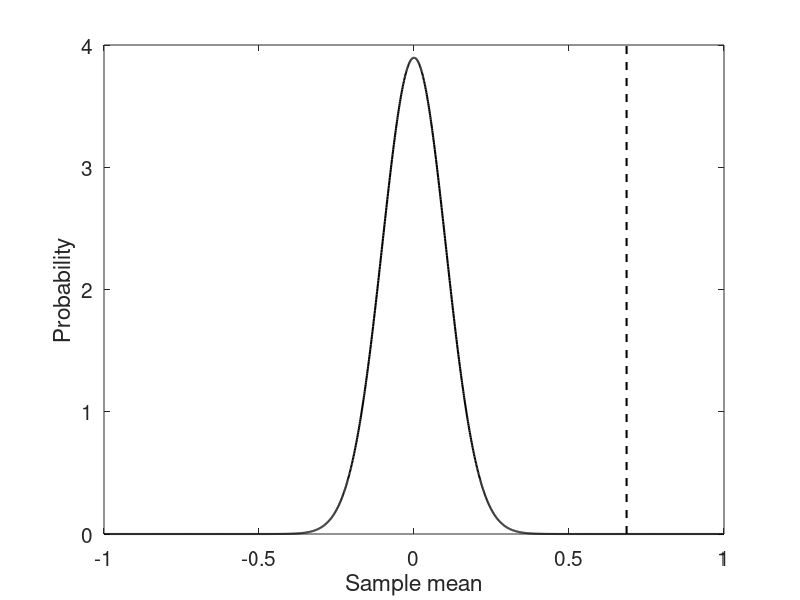
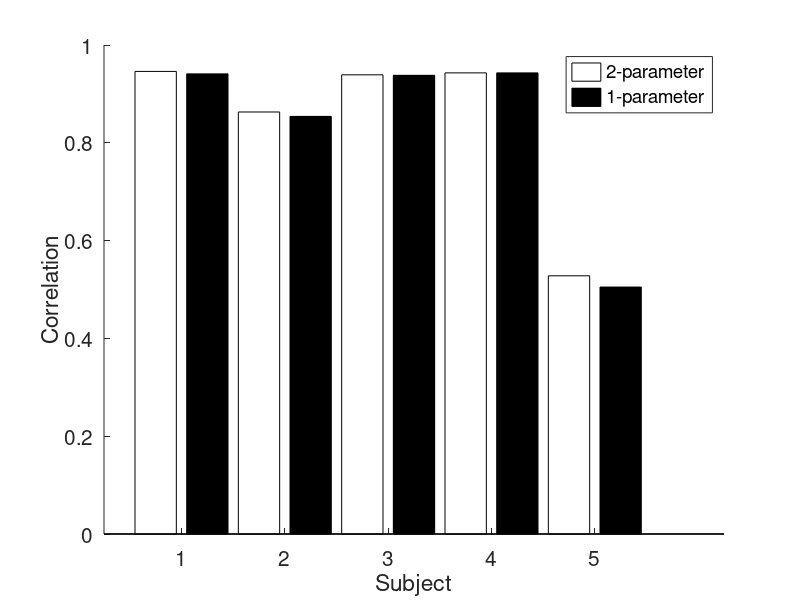
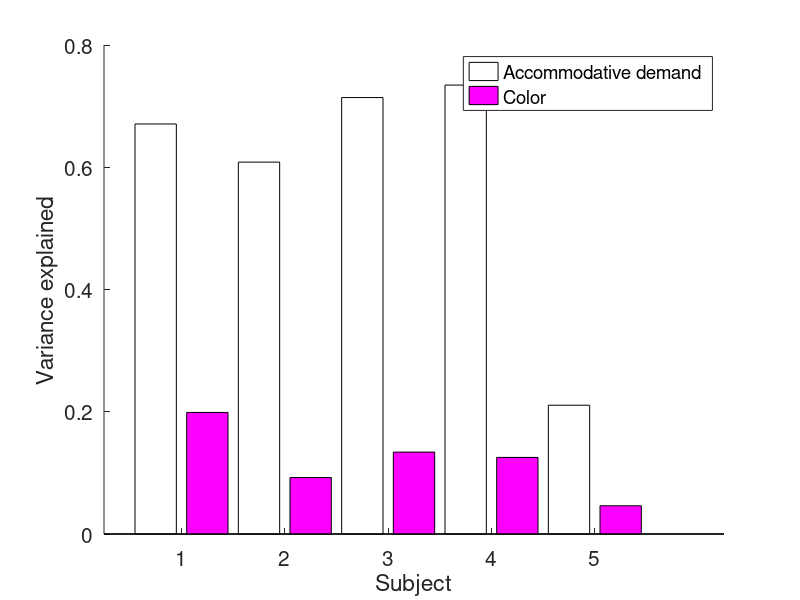
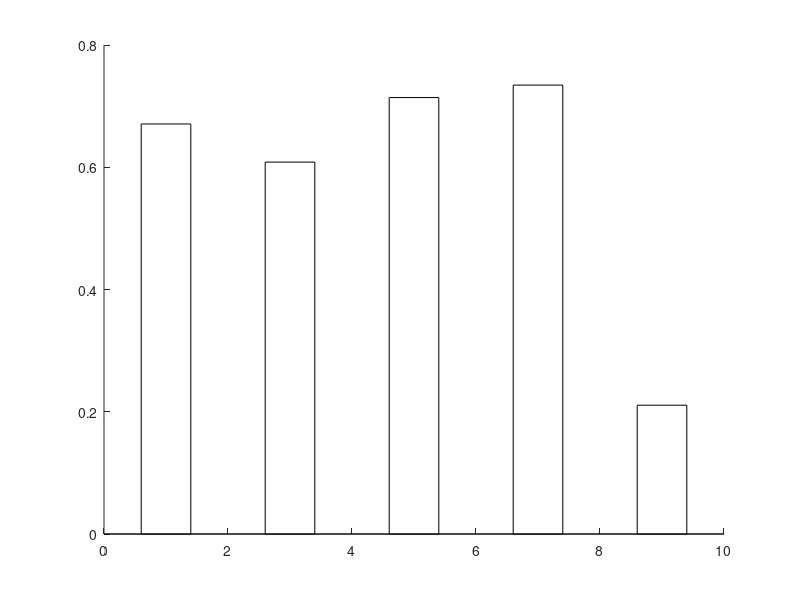

Here is the MATLAB script that generated these plots, in order: (Note: this script raises an error after producing the figures.)
%% ACTUAL POWER ANALYSIS

weightsR = [0.7125 0.1385 0.2997 0.2011 0.2584 0.2179 0.2376 0.2932];
weightsB = [-0.5044 -0.2884 -0.6663 -0.1809 -0.3804 -0.1181 -0.4334 -0.5439];
addVarExplClr = weightsR-weightsB;

%% JUST CHECKING EXPRESSION FOR STD ERROR OF THE MEAN

for i = 1:10000
    smpAddVar = randsample(addVarExplClr,8,true);
    muSmpAddVar(i) = mean(smpAddVar);
end

xSupport = -1:0.001:1;
pMu = normpdf(xSupport,0,std(muSmpAddVar));

figure;
plot(xSupport,pMu,'k','LineWidth',1.5); hold on;
plot(mean(muSmpAddVar).*[1 1],ylim,'k--','LineWidth',1.5);
set(gca,'FontSize',15);
xlabel('Sample mean'); ylabel('Probability');

%% COMPARE TWO-PARAMETER VS ONE-PARAMETER COLOR MODELS

twoParamR2 = [0.946 0.863 0.939 0.943 0.528];

oneParamR2 = [0.941 0.854 0.938 0.943 0.505];

figure;
hold on;
bar([1 3 5 7 9],twoParamR2,0.4,'FaceColor','w');
bar([2 4 6 8 10],oneParamR2,0.4,'FaceColor','k');
set(gca,'FontSize',15);
xlabel('Subject'); ylabel('Correlation');
set(gca,'XTick',[1.5 3.5 5.5 7.5 9.5]);
set(gca,'XTickLabel',{'1' '2' '3' '4' '5'});
legend({'2-parameter' '1-parameter'});

%%

varColor = [0.1989 0.0924 0.1340 0.1253 0.0462];

varAccStim = [0.6708 0.6084 0.7140 0.7344 0.2107];

figure;
hold on;
bar([1 3 5 7 9],varAccStim,0.4,'FaceColor','w');
bar([2 4 6 8 10],varColor,0.4,'FaceColor','m');
set(gca,'FontSize',15);
xlabel('Subject'); ylabel('Variance explained');
set(gca,'XTick',[1.5 3.5 5.5 7.5 9.5]);
set(gca,'XTickLabel',{'1' '2' '3' '4' '5'});
legend({'Accommodative demand' 'Color'});

%%

varColor = [0.1989 0.0924 0.1340 0.1253 0.0462];

varAccStim = [0.6708 0.6084 0.7140 0.7344 0.2107];

figure;
hold on;
bar([1 3 5 7 9],varAccStim,0.4,'FaceColor','w');
bar([2 4 6 8 10],addVarExplClr,0.4,'FaceColor','m');
set(gca,'FontSize',15);
xlabel('Subject'); ylabel('Variance explained');
set(gca,'XTick',[1.5 3.5 5.5 7.5 9.5]);
set(gca,'XTickLabel',{'1' '2' '3' '4' '5'});
legend({'Accommodative demand' 'Color'});

%% COMPARE WEIGHTING MODEL AND SWITCHING MODEL

% weightingModelRho = [0.946 0.863 0.939 0.943 0.528 0.971 0.853];
% switchingModelRho = [0.901 0.799 0.905 0.925 0.51  0.943 0.835];
% 
% 
% figure;
% hold on;
% bar([1 3 5 7 9 11 13],weightingModelRho.^2,0.4,'FaceColor','w');
% bar([2 4 6 8 10 12 14],switchingModelRho.^2,0.4,'FaceColor','k');
% set(gca,'FontSize',15);
% xlabel('Subject'); ylabel('Variance Explained');
% set(gca,'XTick',[1.5 3.5 5.5 7.5 9.5 11.5 13.5]);
% set(gca,'XTickLabel',{'1' '2' '3' '4' '5' '6' '7'});
% legend({'Weighting' 'Switching'});

sn = [18 23 24 26 27 28 29 30 32 33];
rhoSwitchAll = [];
rhoFullAll = [];
rhoNoColorAll = [];
weightsRBSall = [];
rhoColorAll = [];
rhoColorSwitchAll = [];
dAll = [];
aicSwitchAll = [];
aicLinAll = [];
aicNoColorAll = [];
weightsRBSciAll = [];

% for i = 1:length(sn)
%     [d, wS, rbThreshold, rhoSwitch, rhoColorSwitch, aicSwitch] = ARCnlz_linearSwitching(sn(i),false);
%     rhoSwitchAll(i) = rhoSwitch;
%     rhoColorSwitchAll(i) = rhoColorSwitch;
%     dAll(i) = d;
%     aicSwitchAll(i) = aicSwitch;
%     display(['Done with subject ' num2str(i)]);
% end

for i = 1:length(sn)
    [weightsRBS1_x, weightsRBS1_y, rhoFull, rhoNoColor, rhoColor, aicLin, aicNoColor, weightsRBSci] = ARCnlz_linearModelnobias(sn(i),false,1000,0);
    rhoFullAll(i) = rhoFull;
    rhoNoColorAll(i) = rhoNoColor;
    weightsRBSall(i,:) = weightsRBS1_x;
    rhoColorAll(i) = rhoColor;
    aicLinAll(i) = aicLin;
    aicNoColorAll(i) = aicNoColor;
    weightsRBSciAll(:,:,i) = weightsRBSci;
    display(['Done with subject ' num2str(i)]);
end

%% PLOT WEIGHTS

labelsCell = {};

figure;
% set(gcf,'Position',[262 314 1239 594]);
for i = 1:size(weightsRBSall,1)
    weightsRBSciTmp = squeeze(weightsRBSciAll(:,:,i));
    hold on;
    bar((3*(i-1)+1),weightsRBSall(i,1),'FaceColor','r');
    plot((3*(i-1)+1).*[1 1],[weightsRBSciTmp(1,1) weightsRBSciTmp(2,1)],'k-');
    bar((3*(i-1)+2),weightsRBSall(i,2),'FaceColor','b');
    plot((3*(i-1)+2).*[1 1],[weightsRBSciTmp(1,2) weightsRBSciTmp(2,2)],'k-');
%     bar(3,weightsRBSall(i,3),'FaceColor','k');
%     plot([3 3],[weightsRBSciTmp(1,3) weightsRBSciTmp(2,3)],'k-');
    labelsCell{i} = ['S' num2str(sn(i))];
    set(gca,'FontSize',20);
    ylim(1.*[-2 2]);
    xlabel('Subject #');
    ylabel('Weight');
end
set(gca,'XTickLabel',labelsCell);
set(gca,'XTick',1.5:3:28.5);

figure;
% set(gcf,'Position',[262 314 1239 594]);
for i = 1:size(weightsRBSall,1)
    weightsRBSciTmp = squeeze(weightsRBSciAll(:,:,i));
    hold on;
    bar(i,weightsRBSall(i,3),'FaceColor','w','LineWidth',1);
    plot(i.*[1 1],[weightsRBSciTmp(1,3) weightsRBSciTmp(2,3)],'k-');
    set(gca,'XTick',[1:10]);
    set(gca,'XTickLabel',labelsCell);
    set(gca,'FontSize',20);
    ylim(1.*[0 1.15]);
    xlabel('Subject #');
    ylabel('Weight');
end

% Rscale = [1 1 1 1 1];
% figure;
% set(gca,'FontSize',15);
% hold on;
% plot([0 0.3],[0 1],'k--');
% for i = 1:length(dAll)
%     plot(dAll(i),Rscale(i)*weightsRBSall(i,1)-weightsRBSall(i,2),'ko','MarkerSize',10,'MarkerFaceColor','w');
%     text(dAll(i)+0.05,Rscale(i)*weightsRBSall(i,1)-weightsRBSall(i,2),['S' num2str(i)]);
% end
% axis square;
% xlabel('d'); ylabel('w_R - w_B');
% xlim([0 1.1]); ylim([0 1.1]);

%% PLOT VARIANCE EXPLAINED COMPARISONS

% figure;
% hold on;
% bar([1 4 7 10 13 16 19 22],rhoFullAll.^2,0.3,'FaceColor','w');
% % bar([2 5 8 11 14],rhoSwitchAll.^2,0.3,'FaceColor',[0.5 0.5 0.5]);
% bar([2 5 8 11 14 17 20 23],rhoNoColorAll.^2,0.3,'FaceColor','k');
% set(gca,'FontSize',15);
% xlabel('Subject'); ylabel('Proportion Variance Explained');
% set(gca,'XTick',[1.5 4.5 7.5 10.5 13.5 16.5 19.5 22.5]);
% set(gca,'XTickLabel',{'1' '2' '3' '4' '5' '6' '7' '8'});
% legend({'Weighting' 'No color'});

figure;
hold on;
bar(1:3:28,aicLinAll,0.3,'FaceColor','w');
% bar([2 5 8 11 14],aicSwitchAll,0.3,'FaceColor',[0.5 0.5 0.5]);
bar(2:3:29,aicNoColorAll,0.3,'FaceColor','k');
set(gca,'FontSize',15);
xlabel('Subject'); ylabel('AIC');
set(gca,'XTick',1.5:3:28.5);
set(gca,'XTickLabel',labelsCell);
legend({'Weighting' 'No color'});

%% PLOT VARIANCE EXPLAINED BY COLOR COMPARISONS

figure;
hold on;
bar([1 3 5 7 9 11],rhoColorAll.^2,0.4,'FaceColor','m');
bar([2 4 6 8 10 12],rhoColorSwitchAll.^2,0.4,'FaceColor',[0.5 0 0.5]);
set(gca,'FontSize',15);
xlabel('Subject'); ylabel('Variance Explained');
set(gca,'XTick',[1.5 3.5 5.5 7.5 9.5 11.5]);
set(gca,'XTickLabel',{'1' '2' '3' '4' '5' '6'});
legend({'Weighting' 'Switching'});

%% COMPARE WEIGHTS

redWeights = [0.7076 0.1043 0.3660 0.4499 0.2045 0.4052 0.2148];
blueWeights = [-0.2690 -0.4902 -0.2788 -0.3552 -0.0726 -0.2039 -0.1898];

%% COMPARE WITH AND WITHOUT BIAS TERM

sn = [17 11 16 19 21 23 24 25];
rhoFullAllnobias = [];
rhoFullBias = [];

for i = 1:length(sn)
    [weightsRBS1_xNoBias, weightsRBS1_yNoBias, rhoFull, rhoNoColor, rhoColor] = ARCnlz_linearModelnobias(sn(i),false);
    rhoFullAllnobias(i) = rhoFull;
    display(['Done with subject ' num2str(i)]);
end

for i = 1:length(sn)
    [weightsRBS1_x, weightsRBS1_y, rhoFull, rhoNoColor, rhoColor] = ARCnlz_linearModel(sn(i),false);
    rhoFullAllBias(i) = rhoFull;
    display(['Done with subject ' num2str(i)]);
end

%% PLOT VARIANCE EXPLAINED WITH AND WITHOUT BIAS TERM

figure;
hold on;
bar([1 3 5 7 9 11 13 15],rhoFullAllBias.^2,0.4,'FaceColor','k');
bar([2 4 6 8 10 12 14 16],rhoFullAllnobias.^2,0.4,'FaceColor','w');
set(gca,'FontSize',15);
xlabel('Subject'); ylabel('Variance Explained');
set(gca,'XTick',[1.5 3.5 5.5 7.5 9.5 11.5 13.5 15.5]);
set(gca,'XTickLabel',{'1' '2' '3' '4' '5' '6' '7' '8'});
legend({'With bias' 'No bias'});

%% COMPARE 3-PARAMETER AND 2-PARAMETER MODELS

sn = [18 23 24 26 27];
rhoFullAll = [];
rhoNoColorAll = [];
weightsRBSall = [];
rhoColorAll = [];

for i = 1:length(sn)
    [weightsRBS1_x, weightsRBS1_y, rhoFull, rhoNoColor, rhoColor] = ARCnlz_linearModelnobias(sn(i),false,1000);
    rhoFullAll(i) = rhoFull;
    rhoNoColorAll(i) = rhoNoColor;
    weightsRBSall(i,:) = weightsRBS1_x;
    rhoColorAll(i) = rhoColor;
    display(['Done with subject ' num2str(i)]);
end

save('/home/ben/Documents/ARchroma/params2paramModel','rhoFullAll','rhoNoColorAll','weightsRBSall');

%% COMPARE PARAMETERS FROM ALL TRIALS VS RANDOM ONLY TRIALS

load('/Users/benchin/Documents/ARchroma/cache/paramsAll.mat');
rhoFullAllAll = rhoFullAll;
weightsRBSallAll = weightsRBSall;
load('/Users/benchin/Documents/ARchroma/cache/paramsRandom.mat');
rhoFullAllRandom = rhoFullAll;
weightsRBSallRandom = weightsRBSall;

figure;
set(gcf,'Position',[318 247 1135 708]);
subplot(2,2,1);
set(gca,'FontSize',15);
hold on;
plot(rhoFullAllAll,rhoFullAllRandom,'ko','MarkerSize',10);
plot([0 1],[0 1],'k--');
xlabel('All trials'); ylabel('Random trials only'); title('Correlation');
axis square;
subplot(2,2,2);
set(gca,'FontSize',15);
hold on;
plot(weightsRBSallAll(:,3),weightsRBSallRandom(:,3),'ko','MarkerSize',10);
plot([0 1],[0 1],'k--');
xlabel('All trials'); ylabel('Random trials only'); title('Gain');
axis square;
subplot(2,2,3);
set(gca,'FontSize',15);
hold on;
plot([0 1],[0 1],'k--');
plot(weightsRBSallAll(:,1),weightsRBSallRandom(:,1),'ro','MarkerSize',10,'MarkerFaceColor','w');
xlabel('All trials'); ylabel('Random trials only'); title('Red weight');
axis square;
subplot(2,2,4);
set(gca,'FontSize',15);
hold on;
plot([-1 0],[-1 0],'k--');
plot(weightsRBSallAll(:,2),weightsRBSallRandom(:,2),'bo','MarkerSize',10,'MarkerFaceColor','w');
xlabel('All trials'); ylabel('Random trials only'); title('Blue weight');
axis square;

%% COMPARE 3-PARAMETER MODEL WITH 2-PARAMETER MODEL

load('/home/ben/Documents/ARchroma/params3paramModel.mat');
rhoFullAll3param = rhoFullAll;
weightsRBSall3param = weightsRBSall;
rhoNoColorAll3param = rhoNoColorAll;
load('/home/ben/Documents/ARchroma/params2paramModel.mat');
rhoFullAll2param = rhoFullAll;
weightsRBSall2param = weightsRBSall;
rhoNoColorAll2param = rhoNoColorAll;

figure;
hold on;
bar([1 4 7 10 13],rhoFullAll3param.^2,0.3,'FaceColor','w');
bar([2 5 8 11 14],rhoFullAll2param.^2,0.3,'FaceColor',[0.7 0.7 0.7]);
bar([3 6 9 12 15],rhoNoColorAll2param.^2,0.3,'FaceColor',[0 0 0]);
set(gca,'FontSize',15);
xlabel('Subject'); ylabel('Variance explained');
set(gca,'XTick',[2 5 8 11 14]);
set(gca,'XTickLabel',{'1' '2' '3' '4' '5'});
legend({'3-parameter' '2-parameter' 'No color'});

figure;
set(gcf,'Position',[251 387 1120 420]);
set(gca,'FontSize',15);
subplot(1,2,1);
hold on;
plot(weightsRBSall2param(:,1),weightsRBSall3param(:,1),'ro','MarkerSize',10);
plot([0 1],[0 1],'k--');
xlabel('2-param ratio'); ylabel('3-param w_R');
axis square;
subplot(1,2,2);
hold on;
plot(weightsRBSall2param(:,1),weightsRBSall3param(:,2),'bo','MarkerSize',10);
plot([-0.1 1],[0.1 -1],'k--');
xlabel('2-param ratio'); ylabel('3-param w_B');
axis square;

figure;
hold on;
bar([1 3 5 7 9 11 13 15],rhoFullAll2param.^2,0.4,'FaceColor','w');
bar([2 4 6 8 10 12 14 16],rhoNoColorAll2param.^2,0.4,'FaceColor','k');
set(gca,'FontSize',15);
xlabel('Subject'); ylabel('Variance explained');
set(gca,'XTick',[1.5 3.5 5.5 7.5 9.5 11.5 13.5 15.5]);
set(gca,'XTickLabel',{'1' '2' '3' '4' '5' '6' '7' '8'});
legend({'With color' 'No color'});

figure;
bar(1:8,rhoFullAll2param.^2 - rhoNoColorAll2param.^2,0.4,'FaceColor','w');
set(gca,'FontSize',15);
xlabel('Subject'); ylabel('Variance explained due to color');
set(gca,'XTick',1:9);
set(gca,'XTickLabel',{'1' '2' '3' '4' '5' '6' '7' '8'});

%% AIC ANALYSIS

sn = [18 23 24 26 27 29 32 33];
dAll1 = [];
rbThreshold1 = [];
aicSwitchAll1 = [];
dAll2 = [];
rbThreshold2 = [];
aicSwitchAll2 = [];
aicLinAll = [];
aicNoColorAll = [];
meanDiffPureRedVsBlue = [0.9607 1.0299 0.9122 0.1594 0.4769 0.2107 0.8158 0.3803];

for i = 1:length(sn)
    [d, wS, rbThreshold, rhoSwitch, rhoColorSwitch, aicSwitch] = ARCnlz_linearSwitching(sn(i),false,0);
    dAll1(i) = d;
    rbThreshold1(i) = rbThreshold;
    aicSwitchAll1(i) = aicSwitch;
    [d, wS, rbThreshold, rhoSwitch, rhoColorSwitch, aicSwitch] = ARCnlz_linearSwitching(sn(i),false,meanDiffPureRedVsBlue(i));
    dAll2(i) = d;
    rbThreshold2(i) = rbThreshold;
    aicSwitchAll2(i) = aicSwitch;    
    display(['Done with subject ' num2str(i)]);
end

for i = 1:length(sn)
    [weightsRBS1_x, weightsRBS1_y, rhoFull, rhoNoColor, rhoColor, aicLin, aicNoColor, weightsRBSci] = ARCnlz_linearModelnobias(sn(i),false,1000,0);
    aicLinAll(i) = aicLin;
    aicNoColorAll(i) = aicNoColor;
    display(['Done with subject ' num2str(i)]);
end

%% PLOT AIC ANALYSIS

figure;
set(gcf,'Position',[215 337 792 420]);
hold on;
bar([1 6 11 16 21 26 31 36],aicLinAll,0.18,'FaceColor','w');
bar([2 7 12 17 22 27 32 37],aicSwitchAll1,0.18,'FaceColor',[0.5 0.5 0.5]);
bar([3 8 13 18 23 28 33 38],aicSwitchAll2,0.18,'FaceColor',[0.25 0.25 0.25]);
bar([4 9 14 19 24 29 34 39],aicNoColorAll,0.18,'FaceColor','k');
set(gca,'FontSize',15);
xlabel('Subject'); ylabel('AIC');
set(gca,'XTick',[2.5 7.5 12.5 17.5 22.5 27.5 32.5 37.5]);
set(gca,'XTickLabel',{'1' '2' '3' '4' '5' '6' '7' '8'});
legend({'Weighting' 'Switch Float d' 'Switch fixed d' 'No color'});

figure;
set(gcf,'Position',[215 337 792 420]);
hold on;
bar([1 3 5 7 9  11 13 15],dAll1,0.4,'FaceColor','w');
bar([2 4 6 8 10 12 14 16],dAll2,0.4,'FaceColor',[0.5 0.5 0.5]);
% plot(xlim,0.35.*[1 1],'k--');
set(gca,'FontSize',15);
xlabel('Subject'); ylabel('Switching d');
set(gca,'XTick',[1.5 3.5 5.5 7.5 9.5 11.5 13.5 15.5]);
set(gca,'XTickLabel',{'1' '2' '3' '4' '5' '6' '7' '8'});
legend({'Switch Float d' 'Switch constrained d'});

figure;
set(gcf,'Position',[215 337 792 420]);
hold on;
bar([1 3 5 7 9  11 13 15],rbThreshold1,0.4,'FaceColor','w');
bar([2 4 6 8 10 12 14 16],rbThreshold2,0.4,'FaceColor',[0.5 0.5 0.5]);
set(gca,'FontSize',15);
xlabel('Subject'); ylabel('Switching threshold');
set(gca,'XTick',[1.5 3.5 5.5 7.5 9.5 11.5 13.5 15.5]);
set(gca,'XTickLabel',{'1' '2' '3' '4' '5' '6' '7' '8'});
legend({'Switch Float d' 'Switch 0.35 d'});
ylim([-0.5 0.5]);

%% COMPARING OUTPUTS OF LINEAR AND SWITCHING MODELS

subjNumber = [18 23 24 26 27 29 32 33];

figure;
set(gcf,'Position',[105 245 1479 647]);  
for i = 1:length(subjNumber)
    [d, wS, rbThreshold, rhoSwitch, rhoColorSwitch, aic, trialMeansSwitch] = ARCnlz_linearSwitching(subjNumber(i),0,0);
    [weightsRBS1_x, weightsRBS1_y, rhoFull, rhoNoColor, rhoColor, aic, aicNoColor, weightsRBSci, trialMeansLin] = ARCnlz_linearModelnobias(subjNumber(i),0,100,0);
    subplot(2,4,i);
    plot(trialMeansLin,trialMeansSwitch,'ko'); hold on;
    plotExtent = max([xlim ylim]);
    plot(plotExtent.*[-1 1],plotExtent.*[-1 1],'k--');
    xlim(plotExtent.*[-1 1]);
    ylim(plotExtent.*[-1 1]);
    axis square;
    set(gca,'FontSize',12);
    xlabel('Linear model prediction');
    ylabel('Switching model prediction');    
end
